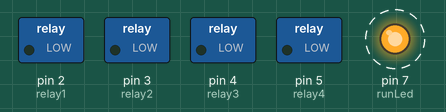
Simulated run of this sketch. Board: Arduino Uno, built with avr-gcc and run on an emulated ATmega328P. Shown: switched loads named in the sketch (green lamp = pin HIGH), output pins drawn as LEDs (lit = HIGH). Dashed ring = blinking.

Above: at 0.5 s.
Timing chart, 0 to 4.6 s (numbered marks = the images above):
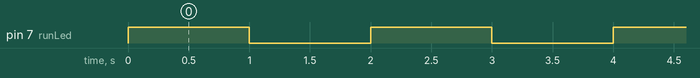

Measured:
- by itself, pin 7 (runLed): alternates HIGH for 1.0 s and LOW for 1.0 s

The sketch:

WSN_Relay_V20.ino
```cpp
int relay1 = 2;
int relay2 = 3;
int relay3 = 4;
int relay4 = 5;
int add1 = 0x20;//ÐèÒªÐÞ¸ÄÎªÐèÒªµÄµØÖ·
int add2 = 0x57;//ÐèÒªÐÞ¸ÄÎªÐèÒªµÄµØÖ·
int runLed = 7;
bool led = 0;//ÓÃÀ´ÇÐ»»LEDÁÁÃð
unsigned char hexdata[9] = {};
unsigned char hex;
unsigned char hexsent[9] = {};

void setup()
{
	pinMode(relay1, OUTPUT);
	pinMode(relay2, OUTPUT);
	pinMode(relay3, OUTPUT);
	pinMode(relay4, OUTPUT);
	pinMode(runLed, OUTPUT);//ÔËÐÐLED
	hexsent[0] = 0xB5;
	hexsent[1] = add1;
	hexsent[2] = add2;
	hexsent[3] = 0x00;
	hexsent[4] = 0x00;
	hexsent[5] = 0x00;
	hexsent[6] = 0x00;
	hexsent[7] = 0xFF;
	hexsent[8] = 0x5B;
	Serial.begin(9600);

}
void loop()
{
	led = !led;
	if (led == 0)
	{
		digitalWrite(runLed, LOW);
	}
	else
	{
		digitalWrite(runLed, HIGH);
	}
	while (Serial.available() > 0)
	{
		for (int i = 0; i < 9; i++) hexdata[i] = char(Serial.read());
		delay(3);
	}
	delay(1000);
	if (hexdata[0] == 0xA5 && hexdata[8] == 0x5A) //¼ì²éÊý¾Ý°üÍ·ÓëÊý¾Ý°üÎ²
	{
		if (hexdata[1] == add1 && hexdata[2] == add2 || hexdata[1] == 0x00 && hexdata[2] == 0x00) //¼ì²é±¨ÎÄµÚ¶þÎ»ÊÇ·ñÎª¹ã²¥µØÖ·»òÊýÂë¹Ü¹¦ÄÜµØÖ·£¬ÐèÐÞ¸Ä
		{
			if (hexdata[3] == 0xFF && hexdata[4] == 0xFF && hexdata[5] == 0xFF && hexdata[6] == 0xFF && hexdata[7] == 0xFF)
			{
				for (int k = 0; k < 9; k++) Serial.write(hexsent[k]);
				hexdata[0] = 0xFF;
			}
			if (hexdata[3] <= 0x01 && hexdata[4] <= 0x01 && hexdata[5] <= 0x01 && hexdata[6] <= 0x01 && hexdata[7] <= 0xFF) //ÅÐ¶Ï4.5.6.7Êý¾ÝÊÇ·ñ¶¼Ð¡ÓÚµÈÓÚ0x01£¬8ÊÇ·ñÐ¡ÓÚµÈÓÚ0x01
			{
				digitalWrite(relay1, hexdata[3]);
				digitalWrite(relay2, hexdata[4]);
				digitalWrite(relay3, hexdata[5]);
				digitalWrite(relay4, hexdata[6]);
				hexsent[3] = hexdata[3]; //ÅäÖÃÊý×é£¬×¼±¸·µ»ØÊýÂë¹ÜÊ¶±ðÓë¿ØÖÆÕý³£±¨ÎÄ¡£ÐèÐÞ¸ÄÊý¾ÝÎªÉè±¸µØÖ·¡£
				hexsent[4] = hexdata[4];
				hexsent[5] = hexdata[5];
				hexsent[6] = hexdata[6];
				hexdata[0] = 0xFF;
				for (int k = 0; k < 9; k++) Serial.write(hexsent[k]);
			}
		}
	}
}
```
